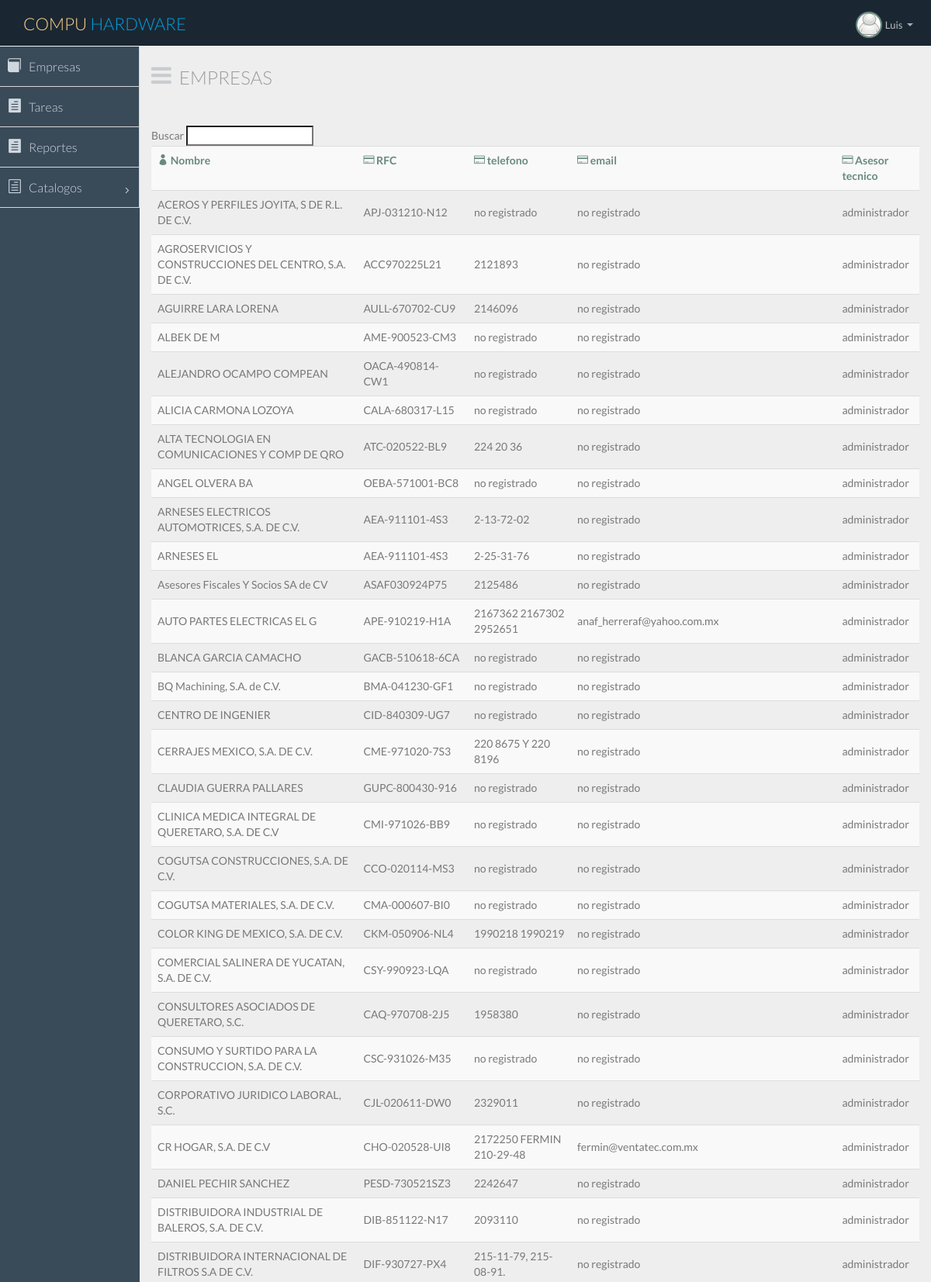
Page /view/empresas.php (signed in, upper part) on the committed database.
### tables this page shows
CREATE TABLE IF NOT EXISTS `empresa` (
  `id_empresa` int(11) NOT NULL AUTO_INCREMENT,
  `empresa` varchar(200) NOT NULL,
  `rfc` varchar(45) DEFAULT NULL,
  `contacto` varchar(45) DEFAULT NULL,
  `telefono` varchar(45) DEFAULT NULL,
  `telefono2` varchar(45) DEFAULT NULL,
  `pais` varchar(100) DEFAULT NULL,
  `estado` varchar(100) DEFAULT NULL,
  `ciudad` varchar(100) DEFAULT NULL,
  `colonia` varchar(200) DEFAULT NULL,
  `calle` varchar(100) DEFAULT NULL,
  `no_ext` varchar(40) DEFAULT NULL,
  `no_int` varchar(40) DEFAULT NULL,
  `cp` varchar(20) DEFAULT NULL,
  `email` varchar(45) DEFAULT NULL,
  `asesor` int(11) DEFAULT NULL,
  `persona_creacion` int(11) DEFAULT NULL,
  `fecha_creacion` datetime DEFAULT NULL,
  `persona_modificacion` int(11) DEFAULT NULL,
  `fecha_modificacion` datetime DEFAULT NULL,
  `activo` tinyint(1) DEFAULT NULL,
  PRIMARY KEY (`id_empresa`),
  KEY `fk_empresa_usuario_idx` (`asesor`)
);

CREATE TABLE IF NOT EXISTS `usuario` (
  `id_usuario` int(11) NOT NULL AUTO_INCREMENT,
  `nombre` varchar(45) NOT NULL,
  `contrasena` varchar(200) NOT NULL,
  `tipo_usuario` int(11) NOT NULL,
  `activo` tinyint(1) DEFAULT NULL,
  PRIMARY KEY (`id_usuario`)
);

### view/empresas.php (the view, shortened to what this page needs)
<?php
if(isset($_SESSION['nombre'])) {
?>
<!DOCTYPE html>
<html lang="en">
<html lang="es">
<?php
include 'header.php';
?>
<body>
<section id="container" class="">
    <?php
    include 'menu.php';
    ?>
    <section id="main-content">
        <section class="wrapper">
            <div class="row">
                <div class="col-lg-10">
                    <h3 class="page-header"><i class="fa fa fa-bars"></i> Empresas</h3>
                </div>
            </div>
            <br>
            <form>
                Buscar <input id="searchTerm" type="text" onkeyup="doSearch()" />
            </form>
            <table id="datos" class="table table-striped table-advance table-hover">
                <tbody>
                <tr>
                    <th><i class="icon_profile"></i> Nombre</th>
                    <th><i class="icon_creditcard"></i> RFC</th>
                    <th><i class="icon_creditcard"></i> telefono</th>
                    <th><i class="icon_creditcard"></i> email</th>
                    <th><i class="icon_creditcard"></i> Asesor tecnico</th>
                </tr>
                <?php
                include '../libs/conexion.php';
                $tablaDeMysql = "empresa";
                $consulta = "SELECT * FROM ".$tablaDeMysql." WHERE activo LIKE 1 ";
                $resultado = $mysqli->query($consulta);
                while ($row=mysqli_fetch_row($resultado))
                {
                    if($row[4] == ''){
                        $telefono = 'no registrado';
                    }
                    else{
                        $telefono = $row[4];
                    }
                    if($row[14] == ''){
                        $correo = 'no registrado';
                    }
                    else{
                        $correo = $row[14];
                    }
                    $consulta2 = "SELECT nombre FROM usuario WHERE id_usuario LIKE ".$row[15]."";
                    $resultado2 = $mysqli->query($consulta2);
                    while ($row2=@mysqli_fetch_row($resultado2))
                    {
                        $asesor = $row2[0];
                    }
                    ?>
                    <tr>
                        <td><?php echo $row[1]; ?></td>
                        <td><?php echo $row[2]; ?></td>
                        <td><?php echo $telefono; ?></td>
                        <td><?php echo $correo; ?></td>
                        <td><?php echo $asesor; ?></td>
                    </tr>
                <?php
                }
                ?>
                </tbody>
            </table>
        </section>
    </section>
</section>
</body>
</html>
<?php
}else{
    header('Location: ../index.php?e=error');
    echo 'El usuario no es correcto';
}
?>

### rows in the picture
empresa: empresa "ACEROS Y PERFILES JOYITA, S DE R.L. DE C.V.", rfc "APJ-031210-N12", telefono "no registrado", email "no registrado", asesor.nombre "administrador"
empresa: empresa "AGROSERVICIOS Y CONSTRUCCIONES DEL CENTRO, S.A. DE C.V.", rfc "ACC970225L21", telefono "2121893", email "no registrado", asesor.nombre "administrador"
empresa: empresa "AGUIRRE LARA LORENA", rfc "AULL-670702-CU9", telefono "2146096", email "no registrado", asesor.nombre "administrador"
empresa: empresa "ALBEK DE M", rfc "AME-900523-CM3", telefono "no registrado", email "no registrado", asesor.nombre "administrador"
empresa: empresa "ALEJANDRO OCAMPO COMPEAN", rfc "OACA-490814-CW1", telefono "no registrado", email "no registrado", asesor.nombre "administrador"
empresa: empresa "ALICIA CARMONA LOZOYA", rfc "CALA-680317-L15", telefono "no registrado", email "no registrado", asesor.nombre "administrador"
empresa: empresa "ALTA TECNOLOGIA EN COMUNICACIONES Y COMP DE QRO", rfc "ATC-020522-BL9", telefono "224 20 36", email "no registrado", asesor.nombre "administrador"
empresa: empresa "ANGEL OLVERA BA", rfc "OEBA-571001-BC8", telefono "no registrado", email "no registrado", asesor.nombre "administrador"
empresa: empresa "ARNESES ELECTRICOS AUTOMOTRICES, S.A. DE C.V.", rfc "AEA-911101-4S3", telefono "2-13-72-02", email "no registrado", asesor.nombre "administrador"
empresa: empresa "ARNESES EL", rfc "AEA-911101-4S3", telefono "2-25-31-76", email "no registrado", asesor.nombre "administrador"
empresa: empresa "Asesores Fiscales Y Socios SA de CV", rfc "ASAF030924P75", telefono "2125486", email "no registrado", asesor.nombre "administrador"
empresa: empresa "AUTO PARTES ELECTRICAS EL G", rfc "APE-910219-H1A", telefono "2167362 2167302 2952651", email "anaf_herreraf@yahoo.com.mx", asesor.nombre "administrador"
empresa: empresa "BLANCA GARCIA CAMACHO", rfc "GACB-510618-6CA", telefono "no registrado", email "no registrado", asesor.nombre "administrador"
empresa: empresa "BQ Machining, S.A. de C.V.", rfc "BMA-041230-GF1", telefono "no registrado", email "no registrado", asesor.nombre "administrador"
empresa: empresa "CENTRO DE INGENIER", rfc "CID-840309-UG7", telefono "no registrado", email "no registrado", asesor.nombre "administrador"
empresa: empresa "CERRAJES MEXICO, S.A. DE C.V.", rfc "CME-971020-7S3", telefono "220 8675 Y 220 8196", email "no registrado", asesor.nombre "administrador"
empresa: empresa "CLAUDIA GUERRA PALLARES", rfc "GUPC-800430-916", telefono "no registrado", email "no registrado", asesor.nombre "administrador"
empresa: empresa "CLINICA MEDICA INTEGRAL DE QUERETARO, S.A. DE C.V", rfc "CMI-971026-BB9", telefono "no registrado", email "no registrado", asesor.nombre "administrador"
empresa: empresa "COGUTSA CONSTRUCCIONES, S.A. DE C.V.", rfc "CCO-020114-MS3", telefono "no registrado", email "no registrado", asesor.nombre "administrador"
empresa: empresa "COGUTSA MATERIALES, S.A. DE C.V.", rfc "CMA-000607-BI0", telefono "no registrado", email "no registrado", asesor.nombre "administrador"
empresa: empresa "COLOR KING DE MEXICO, S.A. DE C.V.", rfc "CKM-050906-NL4", telefono "1990218 1990219", email "no registrado", asesor.nombre "administrador"
empresa: empresa "COMERCIAL SALINERA DE YUCATAN, S.A. DE C.V.", rfc "CSY-990923-LQA", telefono "no registrado", email "no registrado", asesor.nombre "administrador"
empresa: empresa "CONSULTORES ASOCIADOS DE QUERETARO, S.C.", rfc "CAQ-970708-2J5", telefono "1958380", email "no registrado", asesor.nombre "administrador"
empresa: empresa "CONSUMO Y SURTIDO PARA LA CONSTRUCCION, S.A. DE C.V.", rfc "CSC-931026-M35", telefono "no registrado", email "no registrado", asesor.nombre "administrador"
empresa: empresa "CORPORATIVO JURIDICO LABORAL, S.C.", rfc "CJL-020611-DW0", telefono "2329011", email "no registrado", asesor.nombre "administrador"
empresa: empresa "CR HOGAR, S.A. DE C.V", rfc "CHO-020528-UI8", telefono "2172250 FERMIN 210-29-48", email "fermin@ventatec.com.mx", asesor.nombre "administrador"
empresa: empresa "DANIEL PECHIR SANCHEZ", rfc "PESD-730521SZ3", telefono "2242647", email "no registrado", asesor.nombre "administrador"
empresa: empresa "DISTRIBUIDORA INDUSTRIAL DE BALEROS, S.A. DE C.V.", rfc "DIB-851122-N17", telefono "2093110", email "no registrado", asesor.nombre "administrador"
empresa: empresa "DISTRIBUIDORA INTERNACIONAL DE FILTROS S.A DE C.V.", rfc "DIF-930727-PX4", telefono "215-11-79, 215-08-91.", email "no registrado", asesor.nombre "administrador"

### other values in the picture
$_SESSION['nombre'] "Luis"
